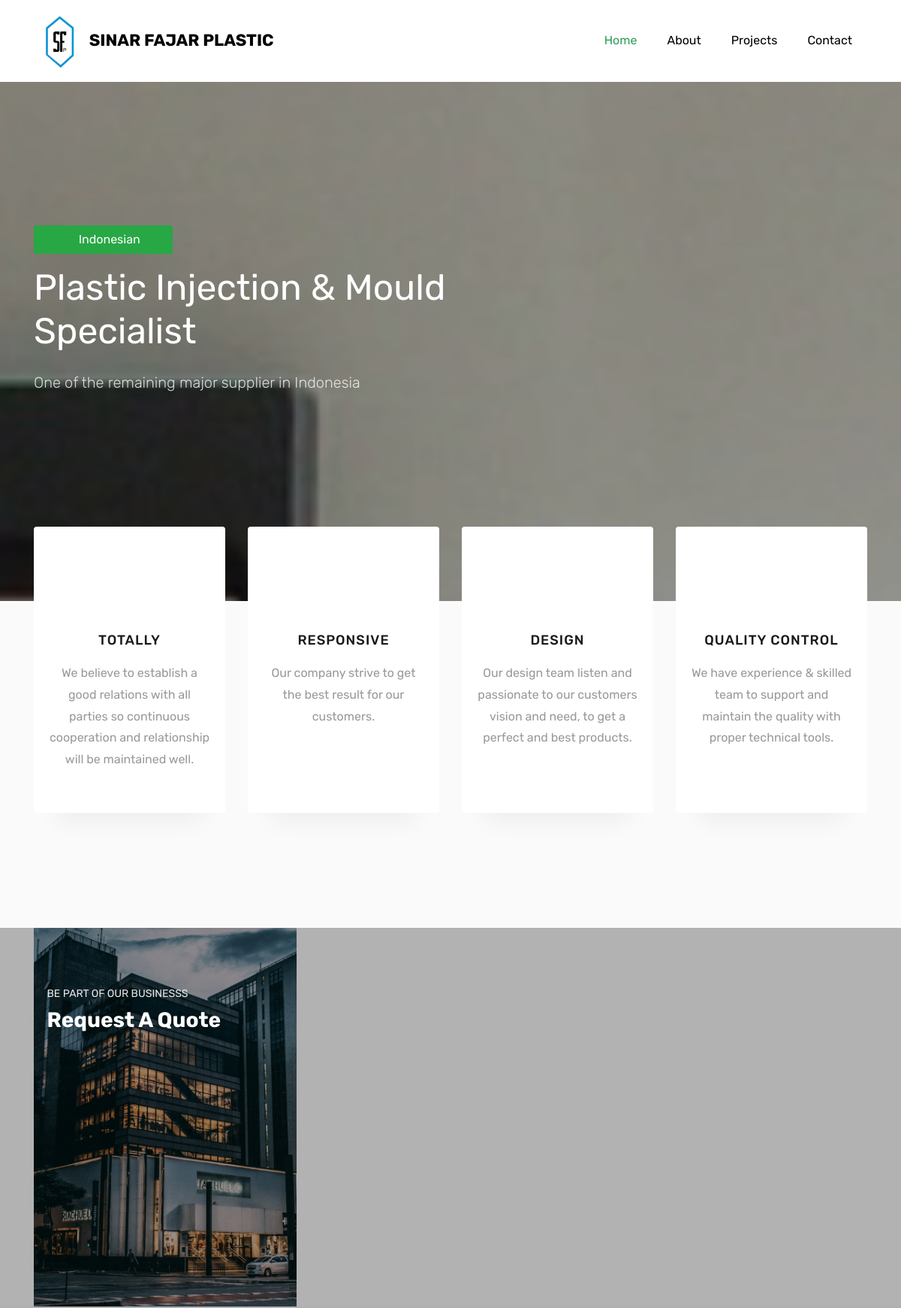
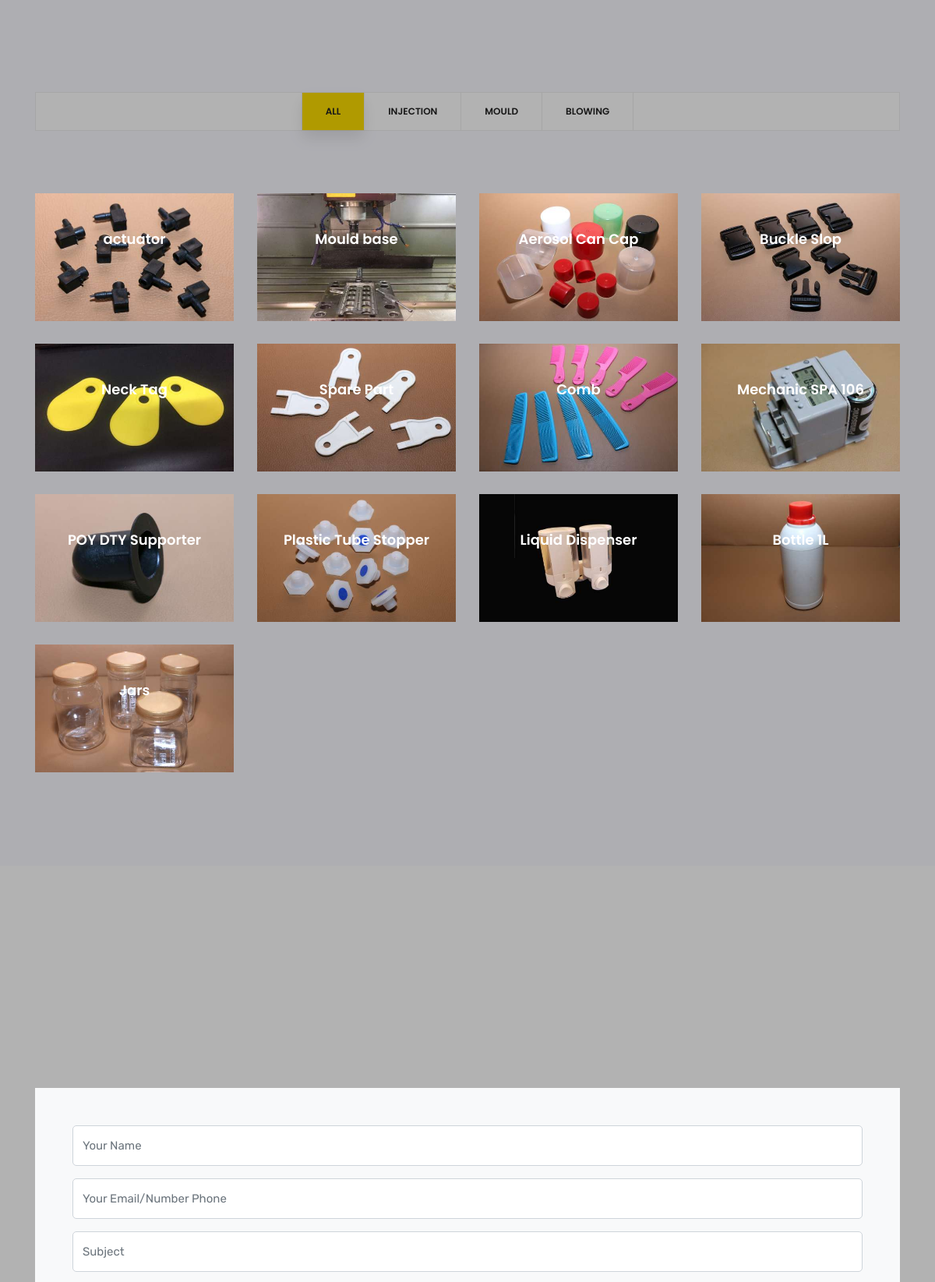
The page /company.php?lang=eng (upper part) on the database its author committed (2 pictures, top to bottom).
### tables this page shows
CREATE TABLE `image` (
  `id_image` int(11) NOT NULL,
  `image` text NOT NULL
);

CREATE TABLE `banner` (
  `id_banner` int(11) NOT NULL,
  `primary_text` text NOT NULL,
  `secondary_text` text NOT NULL,
  `lang` varchar(5) NOT NULL
);

CREATE TABLE `vision` (
  `id_vision` int(11) NOT NULL,
  `title_vision` varchar(50) NOT NULL,
  `description_vision` text NOT NULL,
  `lang` varchar(5) NOT NULL
);

CREATE TABLE `category` (
  `id_category` int(11) NOT NULL,
  `category` varchar(30) NOT NULL,
  `lang` varchar(5) NOT NULL
);

CREATE TABLE `product` (
  `id_product` int(11) NOT NULL,
  `name_product` varchar(50) NOT NULL,
  `image_product` text NOT NULL,
  `id_category` int(11) NOT NULL,
  `lang` varchar(5) NOT NULL
);

### company.php (the view, shortened to what this page needs)
<?php
    $lang=$_GET['lang'];
    require 'connect.php';
    $image_b=mysqli_query($connect,"SELECT * FROM image WHERE id_image=1");
    $image_n=mysqli_fetch_assoc($image_b);
    $image_c=mysqli_query($connect,"SELECT * FROM image WHERE id_image=2");
    $image_o=mysqli_fetch_assoc($image_c);
    if ($lang=="eng") {
      $vision_q=mysqli_query($connect,"SELECT * FROM vision WHERE lang='eng'");
      $product_q=mysqli_query($connect,"SELECT * FROM product WHERE lang='eng'");
      $category_q=mysqli_query($connect,"SELECT * FROM category WHERE lang='eng'");
      $banner_q=mysqli_query($connect,"SELECT * FROM banner WHERE lang='eng'");
      $banner=mysqli_fetch_assoc($banner_q);
      $home="Home";
      $abouts="About";
      $project="Projects";
      $contact="Contact";
      $language="Indonesian";
      $link="company.php?lang=ind";
      $a="BE PART OF OUR BUSINESS";
      $b="Request A Quote";
      $i="Your Name";
      $j="Your Email/Number Phone";
      $k="Subject";
    }
?>
<!DOCTYPE html>
<html lang="en">
  <head>
    <link rel="stylesheet" href="css/bootstrap.css">
    <link rel="stylesheet" href="vendors/linericon/style.css">
    <link rel="stylesheet" href="css/font-awesome.min.css">
    <link rel="stylesheet" href="vendors/lightbox/simpleLightbox.css">
    <link rel="stylesheet" href="vendors/nice-select/css/nice-select.css">
    <link rel="stylesheet" href="vendors/animate-css/animate.css">
    <link rel="stylesheet" href="css/styles.css">
    <link rel="stylesheet" href="css/responsive.css">
    <link rel="stylesheet" href="css/open-iconic-bootstrap.min.css">
    <link rel="stylesheet" href="css/animate.css">
    <link rel="stylesheet" href="css/owl.carousel.min.css">
    <link rel="stylesheet" href="css/owl.theme.default.min.css">
    <link rel="stylesheet" href="css/magnific-popup.css">
    <link rel="stylesheet" href="css/aos.css">
    <link rel="stylesheet" href="css/ionicons.min.css">
    <link rel="stylesheet" href="css/flaticon.css">
    <link rel="stylesheet" href="css/icomoon.css">
    <link rel="stylesheet" href="css/style.css">
  </head>
  <body>
    <nav class="navbar navbar-expand-lg navbar-dark ftco_navbar bg-dark ftco-navbar-light" id="ftco-navbar">
	    <div class="container">
	      <a class="navbar-brand" href="index.php">
	      	<img style="width: 15%;" src="images/logos.png">
	      	<span>Sinar Fajar Plastic</span>
	      </a>
	      <div class="collapse navbar-collapse" id="ftco-nav">
	        <ul class="navbar-nav nav ml-auto">
	          <li class="nav-item"><a href="#" class="nav-link " data-nav-section="home"><span><?php echo $home; ?></span></a></li>
	          <li class="nav-item"><a href="#" class="nav-link" data-nav-section="about"><span><?php echo $abouts; ?></span></a></li>
	          <li class="nav-item"><a href="#" class="nav-link" data-nav-section="projects"><span><?php echo $project; ?></span></a></li>
	          <li class="nav-item"><a href="#" class="nav-link" data-nav-section="contact"><span><?php echo $contact; ?></span></a></li>
	        </ul>
	      </div>
	    </div>
	  </nav>
    <section class="hero-wrap js-fullheight inner" style="background-image: url('images/<?php echo $image_n['image'] ?>'); background-attachment: fixed;" data-section="home">
      <div class="overlay"></div>
      <div class="container">
        <div class="row no-gutters slider-text js-fullheight align-items-center justify-content-start" data-scrollax-parent="true">
          <div class="col-md-8 ftco-animate mt-5" data-scrollax=" properties: { translateY: '70%' }">
            <a href="<?php echo $link ?>" class="btn btn-success col-md-3"><span><i class="fa fa-refresh"></i> <?php echo $language; ?></span></a>
            <h1 class="mb-4" data-scrollax="properties: { translateY: '30%', opacity: 0 }"><?php echo $banner['primary_text']; ?></h1>
            <p class="mb-4" data-scrollax="properties: { translateY: '30%', opacity: 0 }"><?php echo $banner['secondary_text']; ?></p>
          </div>
        </div>
      </div>
    </section>
		<section class="ftco-section ftco-services ftco-no-pt">
      <div class="container">
        <div class="row services-section">
            <?php while ($vision=mysqli_fetch_assoc($vision_q)) {?>
                <div class="col-md-3 d-flex align-self-stretch ftco-animate">
                <div class="media block-6 services text-center d-block">
                  <div class="icon"><span class="flaticon-layers"></span></div>
                  <div class="media-body">
                    <h3 class="heading mb-3"><?php echo $vision['title_vision']; ?></h3>
                    <p>
                        <?php echo $vision['description_vision']; ?>
                    </p>
                  </div>
                </div>
              </div>
            <?php } ?>
        </div>
      </div>
    </section>
    <section class="ftco-counter img ftco-section ftco-no-pt ftco-no-pb" id="section-counter" data-section="about">
    	<div class="container">
    		<div class="row d-flex">
    			<div class="col-md-6 col-lg-4 d-flex">
    				<div class="img d-flex align-self-stretch align-items-center" style="background-image:url('images/<?php echo $image_o['image']; ?>');">
    					<div class="request-quote py-5">
	    					<div class="py-2">
	    						<span class="subheading"><?php echo $a; ?>s</span>
	    						<h3><?php echo $b; ?></h3>
	    					</div>
	    				</div>
    				</div>
    			</div>
    			<div class="col-md-6 col-lg-8 pl-lg-5 py-5">
    				<div class="row justify-content-start pb-3">
		        </div>
		    		<div class="row">
		        </div>
	        </div>
        </div>
    	</div>
    </section>
    <section class="home_gallery_area p_120" data-section="projects">
        	<div class="container">
        		<div class="isotope_fillter">
        			<ul class="gallery_filter list">
						<li class="active" data-filter="*"><a href="#">All</a></li>
                        <?php while ($category=mysqli_fetch_assoc($category_q)) {?>
                            <li data-filter=".<?php echo $category['id_category'] ?>"><a href="#"><?php echo $category['category'] ?></a></li>
                        <?php } ?>
					</ul>
        		</div>
        	</div>
        	<div class="container box_1620">
        		<div class="gallery_f_inner row imageGallery1">
        			<?php while ($product=mysqli_fetch_assoc($product_q)) { ?>
                        <div class="col-lg-3 col-md-4 col-sm-6 <?php echo $product['id_category']; ?>">
                            <div class="h_gallery_item">
                                <img src="images/<?php echo $product['image_product']; ?>" alt="">
                                <div class="hover">
                                    <h4><?php echo $product['name_product']; ?></h4>
                                </div>
                            </div>
                        </div>
                    <?php } ?>
        		</div>
        	</div>
        </section>
    <section class="ftco-section contact-section ftco-no-pb" data-section="contact">
      <div class="container">
      	<div class="row justify-content-center mb-5 pb-3">
        </div>
        <div class="row no-gutters block-9">
          <div class="col-md-12 order-md-last d-flex">
            <form action="" method="post" class="bg-light p-5 contact-form" enctype="multipart/form-data">
              <div class="form-group">
                <input type="text" name="name" class="form-control" placeholder="<?php echo $i; ?>">
              </div>
              <div class="form-group">
                <input type="text" name="contact" class="form-control" placeholder="<?php echo $j; ?>">
              </div>
              <div class="form-group">
                <input type="text" name="subject" class="form-control" placeholder="<?php echo $k; ?>">
              </div>
            </form>
          </div>
        </div>
      </div>
    </section>
  </body>
</html>

### css/styles.css (style rules this page uses)
.list { list-style: none; margin: 0px; padding: 0px; }
a { text-decoration: none; -webkit-transition: all 0.3s ease-in-out; -o-transition: all 0.3s ease-in-out; transition: all 0.3s ease-in-out; }
body { line-height: 24px; font-size: 14px; font-family: "Poppins", sans-serif; font-weight: 300; color: #777777; }
h1, h2, h3, h4, h5, h6 { font-family: "Poppins", sans-serif; font-weight: 600; }
.p_120 { padding-top: 120px; padding-bottom: 120px; }
@media (min-width: 1200px) { .container { max-width: 1170px; } }
.home_gallery_area { background: #f9f9ff; }
.isotope_fillter { background: #ffffff; border: 1px solid #eeeeee; margin-bottom: 80px; }
.isotope_fillter .gallery_filter { text-align: center; }
.isotope_fillter .gallery_filter li { display: inline-block; border-left: 1px solid #eeeeee; margin-right: -4px; }
.isotope_fillter .gallery_filter li a { font-size: 12px; font-family: "Poppins", sans-serif; font-weight: 600; text-transform: uppercase; color: #222222; line-height: 48px; display: inline-block; padding: 0px 30px; margin: 0px; }
.isotope_fillter .gallery_filter li:last-child { border-right: 1px solid #eeeeee; margin-right: 0px; }
.isotope_fillter .gallery_filter li:hover a, .isotope_fillter .gallery_filter li.active a { background: #fcdc00; -webkit-box-shadow: 0px 10px 20px 0px rgba(0, 0, 0, 0.1); box-shadow: 0px 10px 20px 0px rgba(0, 0, 0, 0.1); }
.gallery_f_inner { margin-bottom: -30px; }
.h_gallery_item { position: relative; overflow: hidden; margin-bottom: 30px; }
.h_gallery_item:before { content: ""; width: 100%; height: 100%; position: absolute; left: 0px; top: 0px; background: rgba(0, 0, 0, 0.5); opacity: 0; -webkit-transition: all 300ms ease; -o-transition: all 300ms ease; transition: all 300ms ease; }
.h_gallery_item img { width: 100%; }
.h_gallery_item .hover { position: absolute; bottom: 30px; left: 0px; width: 100%; text-align: center; -webkit-transition: all 300ms ease; -o-transition: all 300ms ease; transition: all 300ms ease; }
.h_gallery_item .hover h4 { color: #fff; font-size: 18px; font-weight: 600; font-family: "Poppins", sans-serif; }
h1 { font-size: 36px; }
h3 { font-size: 24px; }
h4 { font-size: 18px; }
h1, h2, h3, h4, h5, h6 { line-height: 1.5em; }

### rows shown on the page
image: image (picture)
banner: primary_text "Plastic Injection & Mould Specialist", secondary_text "One of the remaining major supplier in Indonesia"
vision: title_vision "TOTALLY", description_vision "We believe to establish a good relations with all parties so continuous cooperation and relationship will be maintained well."
vision: title_vision "RESPONSIVE", description_vision "Our company strive to get the best result for our customers."
vision: title_vision "DESIGN", description_vision "Our design team listen and passionate to our customers vision and need, to get a perfect and best products."
vision: title_vision "QUALITY CONTROL", description_vision "We have experience & skilled team to support and maintain the quality with proper technical tools."
image: image (picture)
category: category "INJECTION"
category: category "MOULD"
category: category "BLOWING"
product: image_product (picture), name_product "actuator"
product: image_product (picture), name_product "Mould base"
product: image_product (picture), name_product "Aerosol Can Cap"
product: image_product (picture), name_product "Buckle Slop"
product: image_product (picture), name_product "Neck Tag"
product: image_product (picture), name_product "Spare Part"
product: image_product (picture), name_product "Comb"
product: image_product (picture), name_product "Mechanic SPA 106"
product: image_product (picture), name_product "POY DTY Supporter"
product: image_product (picture), name_product "Plastic Tube Stopper"
product: image_product (picture), name_product "Liquid Dispenser"
product: image_product (picture), name_product "Bottle 1L"
product: image_product (picture), name_product "Jars"

### other values the page prints
$home "Home"
$abouts "About"
$project "Projects"
$contact "Contact"
$language "Indonesian"
$a "BE PART OF OUR BUSINESS"
$b "Request A Quote"
